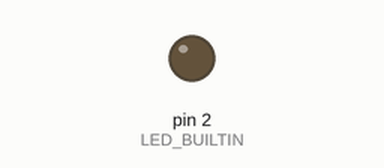
The sketch below on a simulated Arduino Uno, built with avr-gcc and run on an emulated ATmega328P. Shown: output pins drawn as LEDs (lit = HIGH).

Above: at 5.0 s.
At 12.5 s:
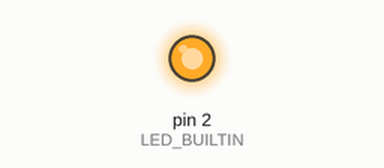
Timing chart, 0 to 19.5 s (numbered marks = the images above):
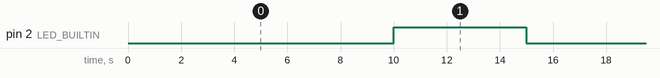

The sketch:

Ejemplo_blink.ino
```cpp
#define LED_BUILTIN 2

void setup() {
  pinMode(LED_BUILTIN, OUTPUT);     // Initialize the LED_BUILTIN pin as an output
}

// the loop function runs over and over again forever
void loop() {
  digitalWrite(LED_BUILTIN, LOW);   // Turn the LED on (Note that LOW is the voltage level
  // but actually the LED is on; this is because
  // it is active low on the ESP-01)
  delay(10000);                      // Wait for a second
  digitalWrite(LED_BUILTIN, HIGH);  // Turn the LED off by making the voltage HIGH
  delay(5000);                      // Wait for two seconds (to demonstrate the active low LED)
}
```

Measured:
- by itself, pin 2 (LED_BUILTIN): alternates HIGH for 5.0 s and LOW for 10.0 s
